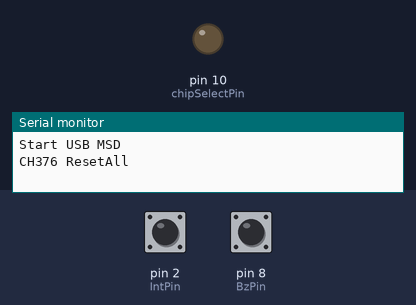
Recording of a sketch running on a simulated Arduino Uno, built with avr-gcc and run on an emulated ATmega328P. On the bench: output pins drawn as LEDs (lit = HIGH), the last lines printed to the serial monitor. Inputs (shaded band) come from the test bench; at power-on: pin 2 (IntPin) HIGH, pin 8 (BzPin) HIGH.

Above: at 0.2 s.
At 16.5 s:
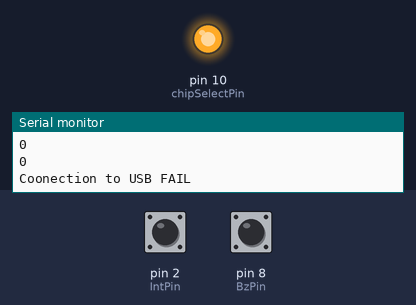
16.6 s: pin 2 (IntPin) pulled LOW for 0.15 s
Timing chart, 0 to 19.6 s (numbered marks = the images above; inputs shaded):
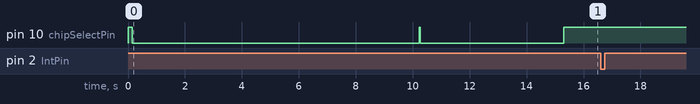

The sketch:

ch376_spi.ino
```cpp
/* ===============================================================
      Project: CH376S USB Read/Write Module testing ground
       Author: Scott C
      Created: 1st May 2015
  Arduino IDE: 1.6.2
      Website: http://arduinobasics.blogspot.com/p/arduino-basics-projects-page.html
  Description: This project will allow you to perform many of the functions available on the CH376S module.
               Checking connection to the module, putting the module into USB mode, resetting the module,
               reading, writing, appending text to files on the USB stick. This is very useful alternative to
               SD card modules, plus it doesn't need any libraries.
================================================================== */

#include <SPI.h>
#include "ch376_spi.h"

#define	CMD_RESET_ALL      0x05
#define	CMD_CHECK_EXIST    0x06

const int chipSelectPin = 10;
const int BzPin = 8;

const int IntPin = 2;

// int timeOut = 2000;   // Timeout 2 sec
int timeOut = 5000;   // Timeout 5 sec


// hardware rest of the CH376
void resetAll(void)
{
  digitalWrite(chipSelectPin, LOW);
  SPI.transfer(CMD_RESET_ALL);
  digitalWrite(chipSelectPin, HIGH);
  delay(50);
}

UINT8 waitForResponse(void)
{
  UINT8   res;
  int cnt = 0;

  // wait for the BzPin is Low
  while(1) {
     cnt++;
     if (digitalRead(BzPin) == LOW) break;
     if(cnt > timeOut) break;
     delay(1);
  }
  res = SPI.transfer(0x00);

  return(res);
}

// check the communication between CH376 and MCU
UINT8 checkExist(void)
{
  UINT8 res;

  digitalWrite(chipSelectPin, LOW);
  SPI.transfer(CMD_CHECK_EXIST);
  SPI.transfer(0x65);
  res = waitForResponse();
  digitalWrite(chipSelectPin, HIGH);

  // Serial.println(res, HEX);

  if (res == (255 - 0x65)) return(TRUE);
  else return(FALSE);
}

UINT8 getStatus()
{
  UINT8 res;

  digitalWrite(chipSelectPin, LOW);
  SPI.transfer(CMD_GET_STATUS);
  res = waitForResponse();
  digitalWrite(chipSelectPin, HIGH);

  return(res);
}

UINT8 diskConnectionStatus()
{
  UINT8 res;

  digitalWrite(chipSelectPin, LOW);
  SPI.transfer(CMD_DISK_CONNECT);
  res = waitForResponse();
  digitalWrite(chipSelectPin, HIGH);

  Serial.println(res, HEX);

  if (res == USB_INT_SUCCESS) {
    Serial.println("Coonection to USB ok");
  }else {
    Serial.println("Coonection to USB FAIL");
  }

  return(res);
}

// set the USB mode
// 0x05: USB Host, non-generate SOF
// 0x06: USB Host, SOF auto
// 0x07: USB Host, reset USB bus
UINT8 setUSBmode(UINT8 code)
{
  UINT8 res;

  digitalWrite(chipSelectPin, LOW);
  SPI.transfer(CMD_SET_USB_MODE);
  SPI.transfer(code);
  res = waitForResponse();
  digitalWrite(chipSelectPin, HIGH);

  if (res == CMD_RET_SUCCESS) {
    Serial.println("set USB mode");

    // return(1);
    // res = waitForResponse();

    // res = SPI.transfer(0x00);
    // if (res == USB_INT_CONNECT) {
    //   // USB is present
    //   Serial.println("USB is present");
    //   return(1);
    // }else {
    //   // USB not present
    //   Serial.println(res, HEX);
    //   Serial.println("USB is NOT present");
    //   return(0);
    // }
  }else {
    // commnad fail
    Serial.println(res, HEX);
  }
  delay(20);

  return(res);
}

//==============================================================================================================================================
void setup() {

  // Debug serial
  Serial.begin(115200);
  // while (!Serial) {
  //    ;
  //  }

  // setup chip select & SPI busu pin
  pinMode(chipSelectPin, OUTPUT);
  pinMode(BzPin, INPUT);
  pinMode(IntPin, INPUT);

  pinMode(IntPin, INPUT_PULLUP);
  attachInterrupt(digitalPinToInterrupt(IntPin), intFunction, FALLING);
  // setup SPI
  // TODO : need to check the SPI speed
  SPI.setDataMode(SPI_MODE0);
  SPI.begin();

  Serial.println("\r\nStart USB MSD");

  // 1. CH376 chip reset
  resetAll();
  delay(100);
  Serial.println("CH376 ResetAll");

  // 2. test communication interface
  if (checkExist())
    Serial.println("CH376 CheckExist Ok");
  else
    Serial.println("CH376 CheckExist Error");

  // 3. set USB mode
  setUSBmode(0x06);

  // 4.
  diskConnectionStatus();
}

void intFunction()
{
  Serial.println("CH376 Interrupt");
}
//================================================================================================================================================
void loop() {

//  delay(100);
//  CH376ResetAll();

#if 0
  if(Debug.available()){
    //read any incoming bytes from the Serial monitor, and store this byte in the variable called computerByte
    computerByte = Debug.read();

    if(computerByte==49){               //1
      // Reset the USB device
      printCommandHeader("ResetALL");
      resetALL();
    }

    if(computerByte==50){               //2
      printCommandHeader("COMMAND1: check ch376 is exists");
      checkConnection(0x01);
    }

    if(computerByte==51){               //3
     printCommandHeader("COMMAND2: set_USB_Mode");
      set_USB_Mode(0x06);
    }

    if(computerByte==52){               //4
      printCommandHeader("COMMAND8: Read small File: 2.TXT");
      readFile("2.TXT");
    }

    if(computerByte==53){               //5
      printCommandHeader("COMMAND5: Read File: TEST4.TXT");
      readFile("TEST4.TXT");                           // Read the contents of this file on the USB disk, and display contents in the Serial Monitor
    }

    // if(computerByte==54){               //6
    //   printCommandHeader("COMMAND6: Append data to file: TEST4.TXT");
    //   appendFile("TEST4.TXT", wrData2);                // Append data to the end of the file.
    // }

    // if(computerByte==55){               //7
    //   printCommandHeader("COMMAND7: Delete File: TEST4.TXT");
    //   fileDelete("TEST4.TXT");                         // Delete the file named TEST4.TXT
    // }

    if(computerByte==56){               //8
      printCommandHeader("COMMAND8: Read File: TEST2.TXT");
      readFile("2.TXT");                           // Read the contents of the TEST2.TXT file on the USB disk, and display contents in the Serial Monitor
    }


    if(computerByte==57){               //9
      printCommandHeader("COMMAND9: Read File: TEST3.TXT");
      readFile("1.TXT");                           // Read the contents of the TEST3.TXT file on the USB disk, and display contents in the Serial Monitor
    }
  }

  if(Serial.available()){                                 // This is here to capture any unexpected data transmitted by the CH376S module
    Debug.print("CH376S has just sent this code:");
    Debug.println(Serial.read(), HEX);
  }
#endif
}
```

ch376_spi.h
```cpp
#ifndef __CH376_H__
#define __CH376_H__

#ifndef		TRUE
#define		TRUE	1
#define		FALSE	0
#endif

#ifndef		NULL
#define		NULL	0
#endif

#ifndef		HIGH
#define		HIGH	1
#define		LOW	0
#endif

#ifndef UINT8
    typedef unsigned char                UINT8;
#endif
#ifndef UINT16
    typedef unsigned short               UINT16;
#endif
#ifndef UINT32
    typedef unsigned long                UINT32;
#endif
#ifndef PUINT8
    typedef unsigned char               *PUINT8;
#endif
#ifndef PUINT16
    typedef unsigned short              *PUINT16;
#endif
#ifndef PUINT32
    typedef unsigned long               *PUINT32;
#endif
#ifndef UINT8V
    typedef unsigned char volatile       UINT8V;
#endif
#ifndef PUINT8V
    typedef unsigned char volatile      *PUINT8V;
#endif


#define	CMD_GET_IC_VER		 0x01
#define	CMD_SET_BAUDRATE	 0x02
#define	CMD_ENTER_SLEEP    0x03
#define	CMD_RESET_ALL      0x05
#define	CMD_CHECK_EXIST    0x06
#define	CMD_SET_SDO_INT    0x0B
#define	CMD_GET_FILE_SIZE  0x0C
#define	CMD_SET_USB_MODE   0x15
#define	CMD_GET_STATUS     0x22
#define	CMD_RD_USB_DATA0   0x27
#define	CMD_WR_USB_DATA    0x2C
#define	CMD_WR_REQ_DATA    0x2D
#define	CMD_WR_OFS_DATA    0x2E
#define	CMD_SET_FILE_NAME  0x2F
#define	CMD_DISK_CONNECT   0x30
#define	CMD_DISK_MOUNT     0x31
#define	CMD_FILE_OPEN      0x32
#define	CMD_FILE_ENUM_GO   0x33
#define	CMD_FILE_CREATE    0x34
#define	CMD_FILE_ERASE     0x35
#define	CMD_FILE_CLOSE     0x36
#define	CMD_DIR_INFO_READ  0x37
#define	CMD_DIR_INFO_SAVE  0x38
#define	CMD_BYTE_LOCATE    0x39
#define	CMD_BYTE_READ      0x3A
#define	CMD_BYTE_RD_GO     0x3B
#define	CMD_BYTE_WRITE     0x3C
#define	CMD_BYTE_WR_GO     0x3D
#define	CMD_DISK_CAPACITY  0x3E
#define	CMD_DISK_QUERY     0x3F
#define	CMD_DIR_CREATE     0x40
#define	CMD_SEC_LOCATE     0x4A
#define	CMD_SEC_READ       0x4B
#define	CMD_SEC_WRITE      0x4C
#define	CMD_DISK_BOC_CMD   0x50
#define	CMD_DISK_READ      0x54
#define	CMD_DISK_RD_GO     0x55
#define	CMD_DISK_WRITE     0x56
#define	CMD_DISK_WR_GO     0x57

#define CMD_RET_SUCCESS    0x51
#define CMD_RET_ABORT      0x5F

#define USB_INT_SUCCESS     0x14  // USB transaction or transfer operation was successful
#define USB_INT_CONNECT     0x15  // USB device connection event detected, may be a new connection or reconnect after disconnecting
#define USB_INT_DISCONNECT  0x16  // USB device disconnect event detected
#define USB_INT_BUF_OVER    0x17  // USB data transmission error or too much data buffer overflow
#define USB_INT_USB_READY   0x18  // USB device has been initialized (USB address assigned)
#define USB_INT_DISK_READ   0x1D  // USB memory request data read out
#define USB_INT_DISK_WRITE  0x1E  // USB memory request data write
#define USB_INT_DISK_ERR    0x1F  // USB memory operation failed


void resetAll(void);
UINT8 checkExist(void);
UINT8 wiatForResponse(void);


#endif
```
